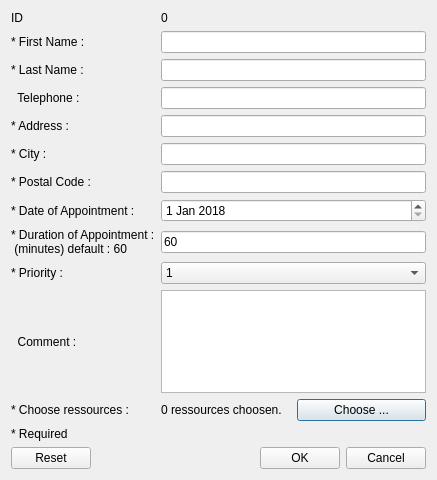
<?xml version="1.0" encoding="UTF-8"?>
<ui version="4.0">
 <class>DialogModifyClient</class>
 <widget class="QDialog" name="DialogModifyClient">
  <property name="geometry">
   <rect>
    <x>0</x>
    <y>0</y>
    <width>437</width>
    <height>480</height>
   </rect>
  </property>
  <property name="windowTitle">
   <string>Modification of Client</string>
  </property>
  <layout class="QVBoxLayout" name="verticalLayout">
   <item>
    <layout class="QGridLayout" name="gridLayout">
     <item row="11" column="1">
      <layout class="QHBoxLayout" name="horizontalLayout_2">
       <item>
        <widget class="QLabel" name="label_status">
         <property name="text">
          <string>0 ressources choosen.</string>
         </property>
        </widget>
       </item>
       <item>
        <widget class="QPushButton" name="pushBtn_choose">
         <property name="text">
          <string>Choose ...</string>
         </property>
        </widget>
       </item>
      </layout>
     </item>
     <item row="12" column="0">
      <widget class="QLabel" name="label_required">
       <property name="text">
        <string>* Required</string>
       </property>
      </widget>
     </item>
     <item row="2" column="1">
      <widget class="QLineEdit" name="lineEdit_lastname"/>
     </item>
     <item row="5" column="0">
      <widget class="QLabel" name="labe_city">
       <property name="text">
        <string>* City :</string>
       </property>
      </widget>
     </item>
     <item row="1" column="1">
      <widget class="QLineEdit" name="lineEdit_firstname"/>
     </item>
     <item row="11" column="0">
      <widget class="QLabel" name="label_chooseRes">
       <property name="text">
        <string>* Choose ressources :</string>
       </property>
      </widget>
     </item>
     <item row="6" column="1">
      <widget class="QLineEdit" name="lineEdit_postalCode"/>
     </item>
     <item row="4" column="1">
      <widget class="QLineEdit" name="lineEdit_address"/>
     </item>
     <item row="6" column="0">
      <widget class="QLabel" name="label_postalCode">
       <property name="text">
        <string>* Postal Code :</string>
       </property>
      </widget>
     </item>
     <item row="8" column="0">
      <widget class="QLabel" name="label_duration">
       <property name="text">
        <string>* Duration of Appointment : 
 (minutes) default : 60</string>
       </property>
      </widget>
     </item>
     <item row="3" column="1">
      <widget class="QLineEdit" name="lineEdit_telephone"/>
     </item>
     <item row="7" column="0">
      <widget class="QLabel" name="label_date">
       <property name="text">
        <string>* Date of Appointment : </string>
       </property>
      </widget>
     </item>
     <item row="5" column="1">
      <widget class="QLineEdit" name="lineEdit_city"/>
     </item>
     <item row="8" column="1">
      <widget class="QLineEdit" name="lineEdit_duration">
       <property name="text">
        <string>60</string>
       </property>
      </widget>
     </item>
     <item row="3" column="0">
      <widget class="QLabel" name="label_telephone">
       <property name="text">
        <string>  Telephone : </string>
       </property>
      </widget>
     </item>
     <item row="2" column="0">
      <widget class="QLabel" name="label_lastname">
       <property name="text">
        <string>* Last Name :</string>
       </property>
      </widget>
     </item>
     <item row="9" column="1">
      <widget class="QComboBox" name="comboBox_priority">
       <item>
        <property name="text">
         <string>1</string>
        </property>
       </item>
       <item>
        <property name="text">
         <string>2</string>
        </property>
       </item>
       <item>
        <property name="text">
         <string>3</string>
        </property>
       </item>
       <item>
        <property name="text">
         <string>4</string>
        </property>
       </item>
       <item>
        <property name="text">
         <string>5</string>
        </property>
       </item>
      </widget>
     </item>
     <item row="9" column="0">
      <widget class="QLabel" name="label_priority">
       <property name="text">
        <string>* Priority : </string>
       </property>
      </widget>
     </item>
     <item row="7" column="1">
      <widget class="QDateEdit" name="dateEdit">
       <property name="dateTime">
        <datetime>
         <hour>0</hour>
         <minute>0</minute>
         <second>0</second>
         <year>2018</year>
         <month>1</month>
         <day>1</day>
        </datetime>
       </property>
      </widget>
     </item>
     <item row="0" column="1">
      <widget class="QLabel" name="text_ID">
       <property name="text">
        <string>0</string>
       </property>
      </widget>
     </item>
     <item row="1" column="0">
      <widget class="QLabel" name="label_firstname">
       <property name="text">
        <string>* First Name :</string>
       </property>
      </widget>
     </item>
     <item row="10" column="0">
      <widget class="QLabel" name="label_comment">
       <property name="text">
        <string>  Comment : </string>
       </property>
      </widget>
     </item>
     <item row="4" column="0">
      <widget class="QLabel" name="label_address">
       <property name="text">
        <string>* Address :</string>
       </property>
      </widget>
     </item>
     <item row="0" column="0">
      <widget class="QLabel" name="label_ID">
       <property name="text">
        <string>ID</string>
       </property>
      </widget>
     </item>
     <item row="13" column="0">
      <spacer name="verticalSpacer">
       <property name="orientation">
        <enum>Qt::Vertical</enum>
       </property>
       <property name="sizeHint" stdset="0">
        <size>
         <width>20</width>
         <height>40</height>
        </size>
       </property>
      </spacer>
     </item>
     <item row="10" column="1">
      <widget class="QPlainTextEdit" name="textEdit"/>
     </item>
    </layout>
   </item>
   <item>
    <layout class="QHBoxLayout" name="horizontalLayout">
     <item>
      <widget class="QPushButton" name="pushButton_reset">
       <property name="text">
        <string>Reset</string>
       </property>
      </widget>
     </item>
     <item>
      <spacer name="horizontalSpacer">
       <property name="orientation">
        <enum>Qt::Horizontal</enum>
       </property>
       <property name="sizeHint" stdset="0">
        <size>
         <width>40</width>
         <height>20</height>
        </size>
       </property>
      </spacer>
     </item>
     <item>
      <widget class="QPushButton" name="pushButton_ok">
       <property name="text">
        <string>OK</string>
       </property>
      </widget>
     </item>
     <item>
      <widget class="QPushButton" name="pushButton_cancel">
       <property name="text">
        <string>Cancel</string>
       </property>
      </widget>
     </item>
    </layout>
   </item>
  </layout>
 </widget>
 <resources/>
 <connections/>
</ui>
